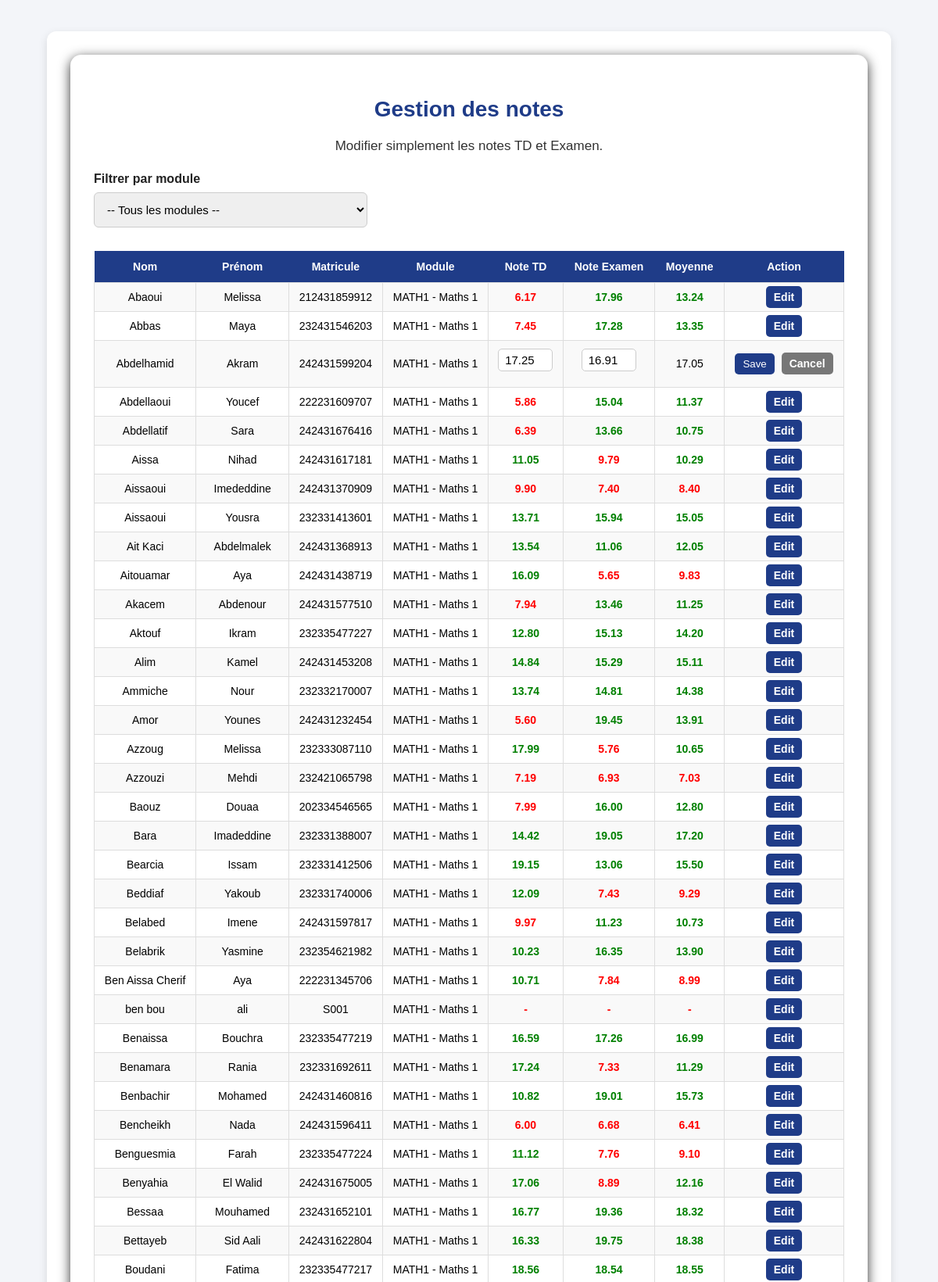
The page /public/notes/notes.php?student_id=156&module_id=1 (signed in, upper part) on the database its author committed.
### tables this page shows
CREATE TABLE `modules` (
  `id` int(11) NOT NULL,
  `code` varchar(20) NOT NULL,
  `name` varchar(20) NOT NULL,
  `teacher_id` int(11) NOT NULL,
  `coefficient` int(11) DEFAULT NULL
);

CREATE TABLE `users` (
  `id` int(11) NOT NULL COMMENT 'technical id for the db',
  `identifier` varchar(20) NOT NULL COMMENT 'employee id/ matricule',
  `password` varchar(255) NOT NULL,
  `role` enum('student','teacher','admin') NOT NULL,
  `first_name` varchar(20) NOT NULL,
  `last_name` varchar(20) NOT NULL,
  `email` varchar(50) NOT NULL,
  `created` timestamp NOT NULL DEFAULT current_timestamp() ON UPDATE current_timestamp() COMMENT 'timestamp for creation of the account',
  `status` tinyint(1) NOT NULL DEFAULT 1
  
);

### public/notes/notes.php (the view, shortened to what this page needs)
<?php
require_once "../../config/bd.php";
$teacher_id = intval($_SESSION["id"]);
$selected_module_id = isset($_GET["filter_module"]) ? intval($_GET["filter_module"]) : 0;
$edit_student_id = isset($_GET["student_id"]) ? intval($_GET["student_id"]) : 0;
$edit_module_id  = isset($_GET["module_id"]) ? intval($_GET["module_id"]) : 0;
$rows = [];
$sql = "
    SELECT
        users.id AS student_id,
        users.last_name,
        users.first_name,
        users.identifier,
        modules.id AS module_id,
        modules.code,
        modules.name,
        ROUND(MAX(CASE WHEN notes.type = 'td' THEN notes.value END), 2) AS td_note,
        ROUND(MAX(CASE WHEN notes.type = 'exam' THEN notes.value END), 2) AS exam_note
    FROM users
    CROSS JOIN modules
    LEFT JOIN notes
        ON notes.student_id = users.id
        AND notes.module_id = modules.id
    WHERE users.role = 'student'
      AND modules.teacher_id = ?
";
$sql .= "
    GROUP BY users.id, users.last_name, users.first_name, users.identifier, modules.id, modules.code, modules.name
    ORDER BY users.last_name ASC, users.first_name ASC
";
$stmt = mysqli_prepare($conn, $sql);
if ($stmt) {
    if ($selected_module_id > 0) {
        mysqli_stmt_bind_param($stmt, "ii", $teacher_id, $selected_module_id);
    } else {
        mysqli_stmt_bind_param($stmt, "i", $teacher_id);
    }
    mysqli_stmt_execute($stmt);
    $result = mysqli_stmt_get_result($stmt);
    while ($row = mysqli_fetch_assoc($result)) {
        $rows[] = $row;
    }
}
?>
<!DOCTYPE html>
<html lang="fr">
<head>
    <link rel="stylesheet" href="../assets/style.css">
</head>
<body>
<div class="container">
    <div class="card">
        <h1>Gestion des notes</h1>
        <p>Modifier simplement les notes TD et Examen.</p>
        <form method="GET" class="filter-form">
            <label for="filter_module">Filtrer par module</label>
            <select name="filter_module" id="filter_module" onchange="this.form.submit()">
                <option value="0">-- Tous les modules --</option>
            </select>
        </form>
        <table>
            <tr>
                <th>Nom</th>
                <th>Prénom</th>
                <th>Matricule</th>
                <th>Module</th>
                <th>Note TD</th>
                <th>Note Examen</th>
                <th>Moyenne</th>
                <th>Action</th>
            </tr>
            <?php foreach ($rows as $row) : ?>
                <?php
                $td = $row["td_note"];
                $exam = $row["exam_note"];
                if ($td !== null && $exam !== null) {
                    $moyenne = round(($td * 0.4) + ($exam * 0.6), 2);
                } else {
                    $moyenne = null;
                }
                ?>
                <?php if ($edit_student_id == $row["student_id"] && $edit_module_id == $row["module_id"]) : ?>
                    <tr>
                        <form method="POST">
                            <td><?php echo htmlspecialchars($row["last_name"]); ?></td>
                            <td><?php echo htmlspecialchars($row["first_name"]); ?></td>
                            <td><?php echo htmlspecialchars($row["identifier"]); ?></td>
                            <td><?php echo htmlspecialchars($row["code"] . " - " . $row["name"]); ?></td>
                            <td>
                                <input type="number" step="0.01" min="0" max="20" name="td_value"
                                       class="note-input"
                                       value="<?php echo ($td !== null) ? htmlspecialchars($td) : ""; ?>">
                            </td>
                            <td>
                                <input type="number" step="0.01" min="0" max="20" name="exam_value"
                                       class="note-input"
                                       value="<?php echo ($exam !== null) ? htmlspecialchars($exam) : ""; ?>">
                            </td>
                            <td>
                                <?php echo ($moyenne !== null) ? number_format($moyenne, 2) : "-"; ?>
                            </td>
                            <td>
                                <button type="submit" class="action-btn">Save</button>
                                <a class="action-btn cancel-btn" href="notes.php<?php echo ($selected_module_id > 0) ? '?filter_module=' . $selected_module_id : ''; ?>">Cancel</a>
                            </td>
                        </form>
                    </tr>
                <?php else : ?>
                    <tr>
                        <td><?php echo htmlspecialchars($row["last_name"]); ?></td>
                        <td><?php echo htmlspecialchars($row["first_name"]); ?></td>
                        <td><?php echo htmlspecialchars($row["identifier"]); ?></td>
                        <td><?php echo htmlspecialchars($row["code"] . " - " . $row["name"]); ?></td>
                        <td class="<?php echo ($td !== null && $td >= 10) ? 'good' : 'bad'; ?>">
                            <?php echo ($td !== null) ? number_format($td, 2) : "-"; ?>
                        </td>
                        <td class="<?php echo ($exam !== null && $exam >= 10) ? 'good' : 'bad'; ?>">
                            <?php echo ($exam !== null) ? number_format($exam, 2) : "-"; ?>
                        </td>
                        <td class="<?php echo ($moyenne !== null && $moyenne >= 10) ? 'good' : 'bad'; ?>">
                            <?php echo ($moyenne !== null) ? number_format($moyenne, 2) : "-"; ?>
                        </td>
                        <td>
                            <a class="action-btn" href="notes.php?student_id=<?php echo $row["student_id"]; ?>&module_id=<?php echo $row["module_id"]; ?><?php echo ($selected_module_id > 0) ? '&filter_module=' . $selected_module_id : ''; ?>">
                                Edit
                            </a>
                        </td>
                    </tr>
                <?php endif; ?>
            <?php endforeach; ?>
        </table>
    </div>
</div>
</body>
</html>

### public/assets/style.css (style rules this page uses)
* { box-sizing: border-box; }
body { font-family: Arial, sans-serif; background-color: #f3f5f9; margin: 0; padding: 0; overflow-x: hidden; }
.container { width: 90%; max-width: 1100px; margin: 40px auto; background-color: #ffffff; padding: 30px; border-radius: 12px; box-shadow: 0 4px 12px rgba(0, 0, 0, 0.12); text-align: center; }
h1 { color: #1f3c88; margin-bottom: 15px; font-size: 28px; }
p { font-size: 17px; color: #333; line-height: 1.6; }
form { margin-top: 20px; text-align: left; }
label { display: block; margin-top: 12px; margin-bottom: 6px; color: #222; font-weight: bold; }
input, select { width: 100%; padding: 12px; border: 1px solid #ccc; border-radius: 6px; margin-bottom: 10px; font-size: 15px; box-sizing: border-box; }
.card { background-color: #ffffff; border-radius: 14px; padding: 35px 30px; box-shadow: 0 4px 15px rgba(0, 0, 0, 0.8); text-align: center; }
table { width: 100%; border-collapse: collapse; margin-top: 20px; font-size: 14px; }
table th { background-color: #1f3c88; color: white; padding: 12px; }
table td { border: 1px solid #ddd; padding: 10px; }
table tr:nth-child(even) { background-color: #f9f9f9; }
.note-input { width: 70px; padding: 5px; text-align: center; border-radius: 5px; border: 1px solid #ccc; }
.action-btn { background-color: #1f3c88; color: white; padding: 6px 10px; border-radius: 5px; text-decoration: none; border: none; cursor: pointer; }
.filter-form { margin-bottom: 20px; text-align: left; }
.filter-form label { display: block; margin-bottom: 8px; font-weight: bold; }
.good { color: green; font-weight: bold; }
.bad { color: red; font-weight: bold; }
.cancel-btn { background-color: #777; margin-left: 5px; }
.filter-form select { max-width: 350px; }
table td:last-child { font-weight: bold; }
table td { text-align: center; }
table th { text-align: center; }

### rows shown on the page
modules: users.last_name "Abaoui", users.first_name "Melissa", users.identifier "212431859912", code+name "MATH1 - Maths 1", td "6.17", exam "17.96", moyenne "13.24", users.last_name "Abbas", users.first_name "Maya", users.identifier "232431546203", td "7.45", exam "17.28", moyenne "13.35", users.last_name "Abdelhamid", users.first_name "Akram", users.identifier "242431599204", td_value "17.25", exam_value "16.91", moyenne "17.05", users.last_name "Abdellaoui", users.first_name "Youcef", users.identifier "222231609707", td "5.86", exam "15.04", moyenne "11.37", users.last_name "Abdellatif", users.first_name "Sara", users.identifier "242431676416", td "6.39", exam "13.66", moyenne "10.75", users.last_name "Aissa", users.first_name "Nihad", users.identifier "242431617181", td "11.05", exam "9.79", moyenne "10.29", users.last_name "Aissaoui", users.first_name "Imededdine", users.identifier "242431370909", td "9.90", exam "7.40", moyenne "8.40", users.first_name "Yousra", users.identifier "232331413601", td "13.71", exam "15.94", moyenne "15.05", users.last_name "Ait Kaci", users.first_name "Abdelmalek", users.identifier "242431368913", td "13.54", exam "11.06", moyenne "12.05", users.last_name "Aitouamar", users.first_name "Aya", users.identifier "242431438719", td "16.09", exam "5.65", moyenne "9.83", users.last_name "Akacem", users.first_name "Abdenour", users.identifier "242431577510", td "7.94", exam "13.46", moyenne "11.25", users.last_name "Aktouf", users.first_name "Ikram", users.identifier "232335477227", td "12.80", exam "15.13", moyenne "14.20", users.last_name "Alim", users.first_name "Kamel", users.identifier "242431453208", td "14.84", exam "15.29", moyenne "15.11", users.last_name "Ammiche", users.first_name "Nour", users.identifier "232332170007", td "13.74", exam "14.81", moyenne "14.38", users.last_name "Amor", users.first_name "Younes", users.identifier "242431232454", td "5.60", exam "19.45", moyenne "13.91", users.last_name "Azzoug", users.identifier "232333087110", td "17.99", exam "5.76", moyenne "10.65", users.last_name "Azzouzi", users.first_name "Mehdi", users.identifier "232421065798", td "7.19", exam "6.93", moyenne "7.03", users.last_name "Baouz", users.first_name "Douaa", users.identifier "202334546565", td "7.99", exam "16.00", moyenne "12.80", users.last_name "Bara", users.first_name "Imadeddine", users.identifier "232331388007", td "14.42", exam "19.05", moyenne "17.20", users.last_name "Bearcia", users.first_name "Issam", users.identifier "232331412506", td "19.15", exam "13.06", moyenne "15.50", users.last_name "Beddiaf", users.first_name "Yakoub", users.identifier "232331740006", td "12.09", exam "7.43", moyenne "9.29", users.last_name "Belabed", users.first_name "Imene", users.identifier "242431597817", td "9.97", exam "11.23", moyenne "10.73", users.last_name "Belabrik", users.first_name "Yasmine", users.identifier "232354621982", td "10.23", exam "16.35", moyenne "13.90", users.last_name "Ben Aissa Cherif", users.identifier "222231345706", td "10.71", exam "7.84", moyenne "8.99", users.last_name "ben bou", users.first_name "ali", users.identifier "S001", users.last_name "Benaissa", users.first_name "Bouchra", users.identifier "232335477219", td "16.59", exam "17.26", moyenne "16.99", users.last_name "Benamara", users.first_name "Rania", users.identifier "232331692611", td "17.24", exam "7.33", moyenne "11.29", users.last_name "Benbachir", users.first_name "Mohamed", users.identifier "242431460816", td "10.82", exam "19.01", moyenne "15.73", users.last_name "Bencheikh", users.first_name "Nada", users.identifier "242431596411", td "6.00", exam "6.68", moyenne "6.41", users.last_name "Benguesmia", users.first_name "Farah", users.identifier "232335477224", td "11.12", exam "7.76", moyenne "9.10", users.last_name "Benyahia", users.first_name "El Walid", users.identifier "242431675005", td "17.06", exam "8.89", moyenne "12.16", users.last_name "Bessaa", users.first_name "Mouhamed", users.identifier "232431652101", td "16.77", exam "19.36", moyenne "18.32", users.last_name "Bettayeb", users.first_name "Sid Aali", users.identifier "242431622804", td "16.33", exam "19.75", moyenne "18.38", users.last_name "Boudani", users.first_name "Fatima", users.identifier "232335477217", td "18.56", exam "18.54", moyenne "18.55"
